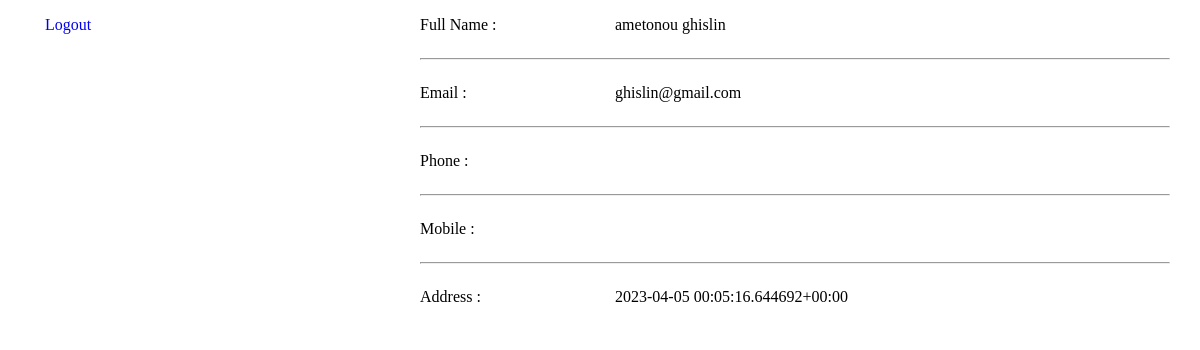
Page /account/dashboard/ (signed in) on the committed database.
### accounts/models.py (models this page shows, shortened)
class Account(AbstractBaseUser):
    first_name=models.CharField(max_length=50)
    last_name=models.CharField(max_length=50)
    username=models.CharField(max_length=50, unique=True)
    email=models.EmailField(max_length=100, unique=True)
    phone_number = models.CharField(max_length=50)
    address=models.CharField(max_length=50)
    date_joined=models.DateTimeField(auto_now_add=True)
    last_login= models.DateTimeField(auto_now_add=True)
    is_admin=models.BooleanField(default=False)
    is_staff=models.BooleanField(default=False)
    is_active=models.BooleanField(default=True)
    is_superadmin=models.BooleanField(default=False)
    USERNAME_FIELD='email'
    REQUIRED_FIELDS=['username', 'first_name', 'last_name']
    objects=MyAccountManager()

### accounts/views.py (the view)
# urls.py: path('dashboard/', views.dashboard, name='dashboard'),
def dashboard(request):
    return render(request, 'accounts/dashbord.html')

### templates/accounts/dashbord.html (shortened to what this page needs)
{% extends 'base.html' %}
{% load static %}
{% block 'content' %}
<section>
  {% if user.id is not None %}
  <div class="container py-5">
    <div class="row">
      <div class="col-lg-4">
        <div class="card mb-4 mb-lg-0">
          <a class="card-body p-0" style="text-decoration: None;" href="{% url 'logout'  %}">
                      <btn class="m-0">
                          <p class="text-center col mb-2 mt-2" style="text-decoration: None;">Logout</p>
                      </btn>
                  </a>
        </div>
      </div>
      <div class="col-lg-8">
        <div class="card mb-4">
          <div class="card-body">
            <div class="row">
              <div class="col-sm-3">
                <p class="mb-0">Full Name :</p>
              </div>
              <div class="col-sm-9">
                <p class="text-muted mb-0">{{user.first_name}} {{user.last_name}} </p>
              </div>
            </div>
            <hr>
            <div class="row">
              <div class="col-sm-3">
                <p class="mb-0">Email :</p>
              </div>
              <div class="col-sm-9">
                <p class="text-muted mb-0">{{user.email}}</p>
              </div>
            </div>
            <hr>
            <div class="row">
              <div class="col-sm-3">
                <p class="mb-0">Phone : </p>
              </div>
              <div class="col-sm-9">
              </div>
            </div>
            <hr>
            <div class="row">
              <div class="col-sm-3">
                <p class="mb-0">Mobile :</p>
              </div>
              <div class="col-sm-9">
              </div>
            </div>
            <hr>
            <div class="row">
              <div class="col-sm-3">
                <p class="mb-0">Address :</p>
              </div>
              <div class="col-sm-9">
                <p class="text-muted mb-0">
                  <p class="text-muted mb-0">{{user.address}}</p>
              </div>
            </div>
          </div>
        </div>
      </div>
    </div>
  </div>
  {% endif %}
</section>
{% endblock %}

### LolSwagg/static/stylesheets/grid12.css (style rules this page uses)
.container { margin-right: auto; margin-left: auto; padding-left: 15px; padding-right: 15px; }
@media (min-width: 768px) { .container { width: 750px; } }
@media (min-width: 992px) { .container { width: 970px; } }
@media (min-width: 1200px) { .container { width: 1170px; } }
.row { margin-left: -15px; margin-right: -15px; }
.col, .col-xs-1, .col-sm-1, .col-md-1, .col-lg-1, .col-xs-2, .col-sm-2, .col-md-2, .col-lg-2, .col-xs-3, .col-sm-3, .col-md-3, .col-lg-3, .col-xs-4, .col-sm-4, .col-md-4, .col-lg-4, .col-xs-5, .col-sm-5, .col-md-5, .col-lg-5, .col-xs-6, .col-sm-6, .col-md-6, .col-lg-6, .col-xs-7, .col-sm-7, .col-md-7, .col-lg-7, .col-xs-8, .col-sm-8, .col-md-8, .col-lg-8, .col-xs-9, .col-sm-9, .col-md-9, .col-lg-9, .col-xs-10, .col-sm-10, .col-md-10, .col-lg-10, .col-xs-11, .col-sm-11, .col-md-11, .col-lg-11, .col-xs-12, .col-sm-12, .col-md-12, .col-lg-12 { position: relative; min-height: 1px; padding-left: 15px; padding-right: 15px; }
.col, .col-xs-1, .col-xs-2, .col-xs-3, .col-xs-4, .col-xs-5, .col-xs-6, .col-xs-7, .col-xs-8, .col-xs-9, .col-xs-10, .col-xs-11, .col-xs-12 { float: left; }
@media (min-width: 768px) { .col, .col-sm-1, .col-sm-2, .col-sm-3, .col-sm-4, .col-sm-5, .col-sm-6, .col-sm-7, .col-sm-8, .col-sm-9, .col-sm-10, .col-sm-11, .col-sm-12 { float: left; } }
@media (min-width: 768px) { .col-sm-9 { width: 75%; } }
@media (min-width: 768px) { .col-sm-3 { width: 25%; } }
@media (min-width: 992px) { .col, .col-md-1, .col-md-2, .col-md-3, .col-md-4, .col-md-5, .col-md-6, .col-md-7, .col-md-8, .col-md-9, .col-md-10, .col-md-11, .col-md-12 { float: left; } }
@media (min-width: 1200px) { .col, .col-lg-1, .col-lg-2, .col-lg-3, .col-lg-4, .col-lg-5, .col-lg-6, .col-lg-7, .col-lg-8, .col-lg-9, .col-lg-10, .col-lg-11, .col-lg-12 { float: left; } }
@media (min-width: 1200px) { .col-lg-8 { width: 66.66666667%; } }
@media (min-width: 1200px) { .col-lg-4 { width: 33.33333333%; } }
.clearfix, .clearfix:before, .clearfix:after, .container:before, .container:after, .container-fluid:before, .container-fluid:after, .row:before, .row:after { content: " "; display: table; }
.clearfix:after, .container:after, .container-fluid:after, .row:after { clear: both; }
*, *:before, *:after { -webkit-box-sizing: border-box; -moz-box-sizing: border-box; box-sizing: border-box; }

### rows in the picture
Account: first_name "ametonou", last_name "ghislin", email "ghislin@gmail.com", address "2023-04-05 00:05:16.644692+00:00"
